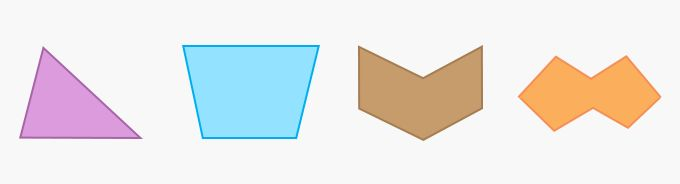
#> input picture src/figure01.jpg, 680 x 184 px
$ jupyter execute setup_n01_v01.ipynb   (older library calls are emulated)
#> lines starting #> are read from the running program, lines starting #| are printed output that depends on the picture; after the words box and inside, x2 and y2 are one past the last pixel; in counts of white or black regions, pixels touching at a corner belong together; long printed decimals are rounded
[cell 1]
import numpy as np
import cv2
import os
#import matplotlib

[cell 2]
#Ruta actual de trabajo
print("LA ruta actual es: " + str(os.getcwd()))

[cell 3]
#import cv2
print("La versión de OpenCV que estoy usando es "+str(cv2.__version__))
image = cv2.imread('src/figure01.jpg')
#> image is the input picture: shape (184, 680, 3); mean B, G, R 229.4, 231, 233.2
gray = cv2.cvtColor(image, cv2.COLOR_BGR2GRAY)
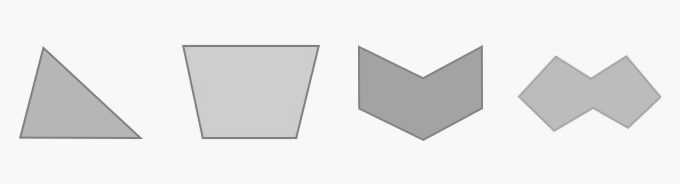
#> gray: shape (184, 680); min 110, max 255, mean 231.5
canny = cv2.Canny(gray, 10, 150)
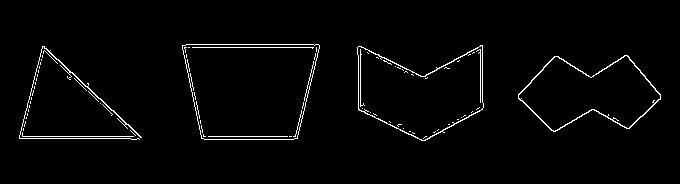
#> canny: shape (184, 680); 2.2% white in thin lines or dots, all inside (x1, y1, x2, y2) = (19, 44, 661, 141)
canny = cv2.dilate(canny, None, iterations=1)
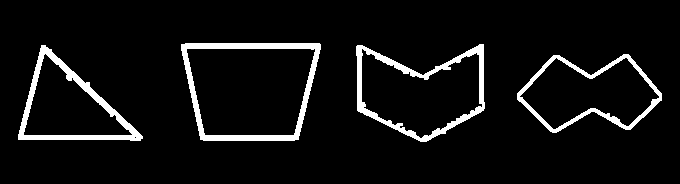
#> canny: shape (184, 680); 6.5% white; 4 white regions, box (x1, y1, x2, y2) and area: (181, 43, 321, 141) 2399, (356, 44, 485, 142) 2148, (18, 45, 143, 141) 1983, (517, 54, 662, 133) 1588
canny = cv2.erode(canny, None, iterations=1)
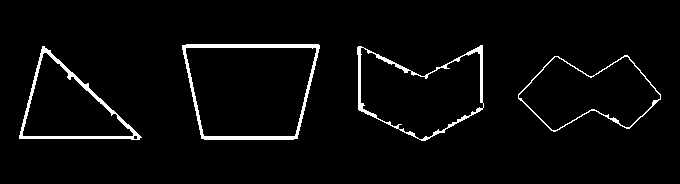
#> canny: shape (184, 680); 3.4% white; 4 white regions
#_, th = cv2.threshold(gray, 10, 255, cv2.THRESH_BINARY)
#_,cnts,_ = cv2.findContours(canny, cv2.RETR_EXTERNAL, cv2.CHAIN_APPROX_SIMPLE)# OpenCV 3
cnts,_ = cv2.findContours(canny, cv2.RETR_EXTERNAL, cv2.CHAIN_APPROX_SIMPLE)# OpenCV 4
#> cnts = 4 contours; box (x1, y1, x2, y2) and area: (182, 44, 320, 140) 11070, (357, 45, 484, 141) 8010, (518, 55, 661, 132) 6690, (19, 46, 142, 140) 5782
#cv2.drawContours(image, cnts, -1, (0,255,0), 2)

for c in cnts:
    epsilon = 0.01*cv2.arcLength(c,True)
    perimetro=cv2.arcLength(c,True)
    area=cv2.contourArea(c)
    approx = cv2.approxPolyDP(c,epsilon,True)
    #print(len(approx))
    x,y,w,h = cv2.boundingRect(approx)

    if len(approx)==3:
        cv2.putText(image,'Triangulo', (x,y-5),1,1,(0,255,0),1)

    if len(approx)==4:
        aspect_ratio = float(w)/h
        print('aspect_ratio= ', aspect_ratio)
        if aspect_ratio == 1:
            cv2.putText(image,'Cuadrado', (x,y-5),1,1,(0,255,0),1)
            cv2.putText(image,'Perímetro '+str(perimetro),(x,y-35),font,0.3,(255,0,0),1,cv2.LINE_AA)
            cv2.putText(image,'area '+str(area),(x,y-25),font,0.3,(255,0,0),1,cv2.LINE_AA)
        else:
            cv2.putText(image,'Rectangulo', (x,y-5),1,1,(0,255,0),1)
            cv2.putText(image,'Perimetro '+str(perimetro),(x,y-35),font,0.3,(255,0,0),1,cv2.LINE_AA)
            cv2.putText(image,'area '+str(area),(x,y-25),font,0.3,(255,0,0),1,cv2.LINE_AA)

    if len(approx)==5:
        cv2.putText(image,'Pentagono', (x,y-5),1,1,(0,255,0),1)

    if len(approx)==6:
        cv2.putText(image,'Hexagono', (x,y-5),1,1,(0,255,0),1)

    if len(approx)>10:
        cv2.putText(image,'Circulo', (x,y-5),1,1,(0,255,0),1)

    cv2.drawContours(image, [approx], 0, (0, 224, 16),1)
    font = cv2.FONT_HERSHEY_SIMPLEX
    #cv2.putText(image,'TW INTERACTIVE',(10,20),font,0.5,(0,0,0),1,cv2.LINE_AA)
    #cv2.putText(image,'Perímetro '+str(perimetro),(10,160),font,0.3,(0,0,0),1,cv2.LINE_AA)
    #cv2.putText(image,'area '+str(area),(10,180),font,0.3,(0,0,0),1,cv2.LINE_AA)
    cv2.imshow('canny',canny)
    cv2.imshow('imagen',image)
#> this loop made 4 passes
#> (epsilon, perimetro, area, approx, x, y, w, h) on passes 2, 4: (3.67, 367, 5782.5, [[42, 46], [19, 138], [141, 137], [88, 83]], 19, 46, 123, 93), (4.38, 437.6, 11069.5, [[182, 45], [201, 138], [297, 138], [318, 44]], 182, 44, 137, 95)
#> (epsilon, perimetro, area, x, y, w, h) on passes 1, 3: (3.88, 388.4, 6690.5, 518, 55, 143, 77), (4.3, 429.9, 8010.5, 358, 45, 126, 96)
#| aspect_ratio=  1.323
#| aspect_ratio=  1.442
#> pass 1, `cv2.imshow('imagen',image)`:
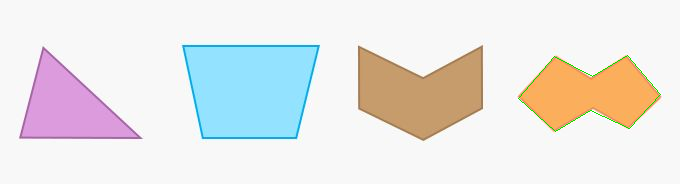
#> window 'imagen': shape (184, 680, 3); mean B, G, R 229, 231.1, 232.7
#> pass 2, `cv2.imshow('imagen',image)`:
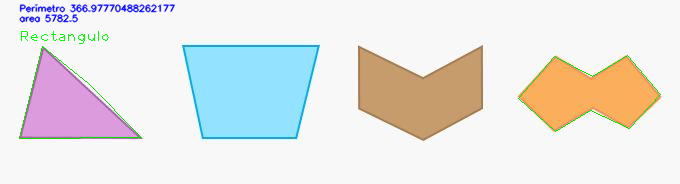
#> window 'imagen': shape (184, 680, 3); mean B, G, R 228.1, 230, 230.6
#> after the loop:
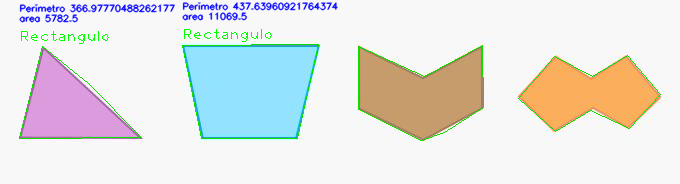
#> image: shape (184, 680, 3); 3.67% of pixels changed, all inside (x1, y1, x2, y2) = (19, 2, 661, 141)

cv2.waitKey(0)
cv2.destroyAllWindows()
